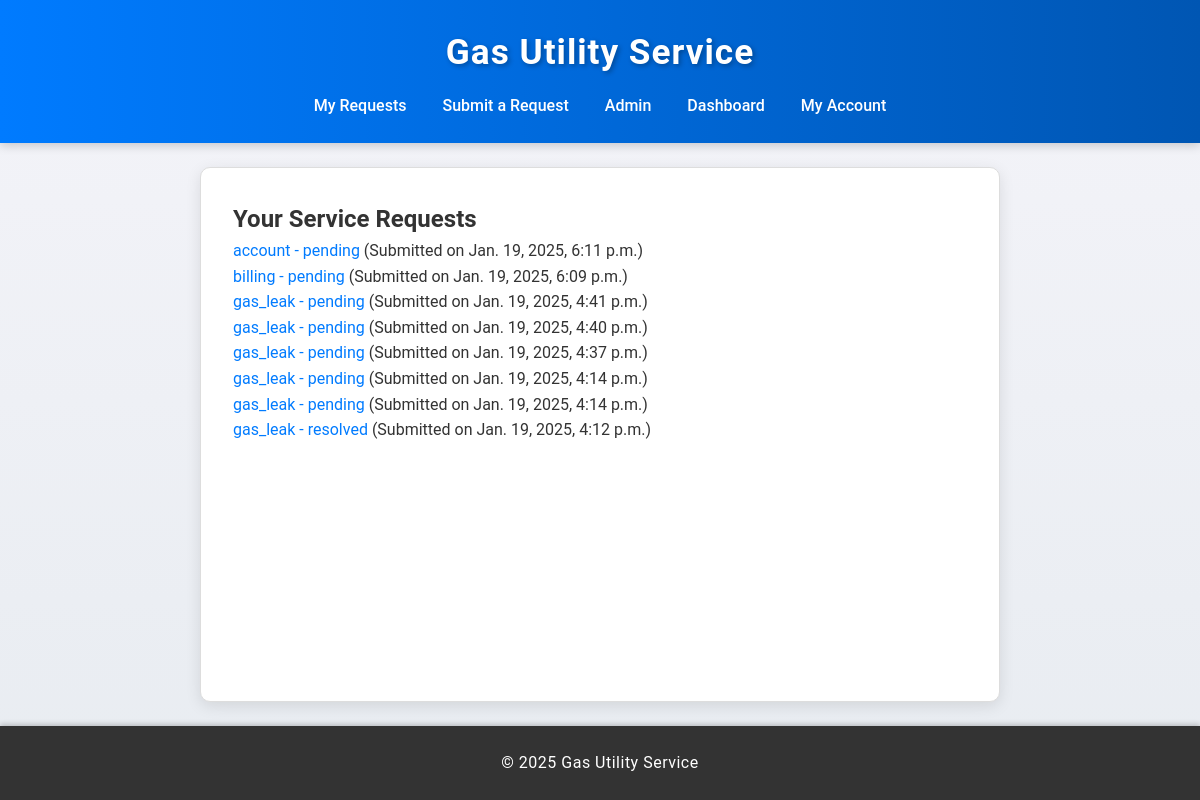
/service-requests/ (signed in), run on an earlier commit of the app's database.
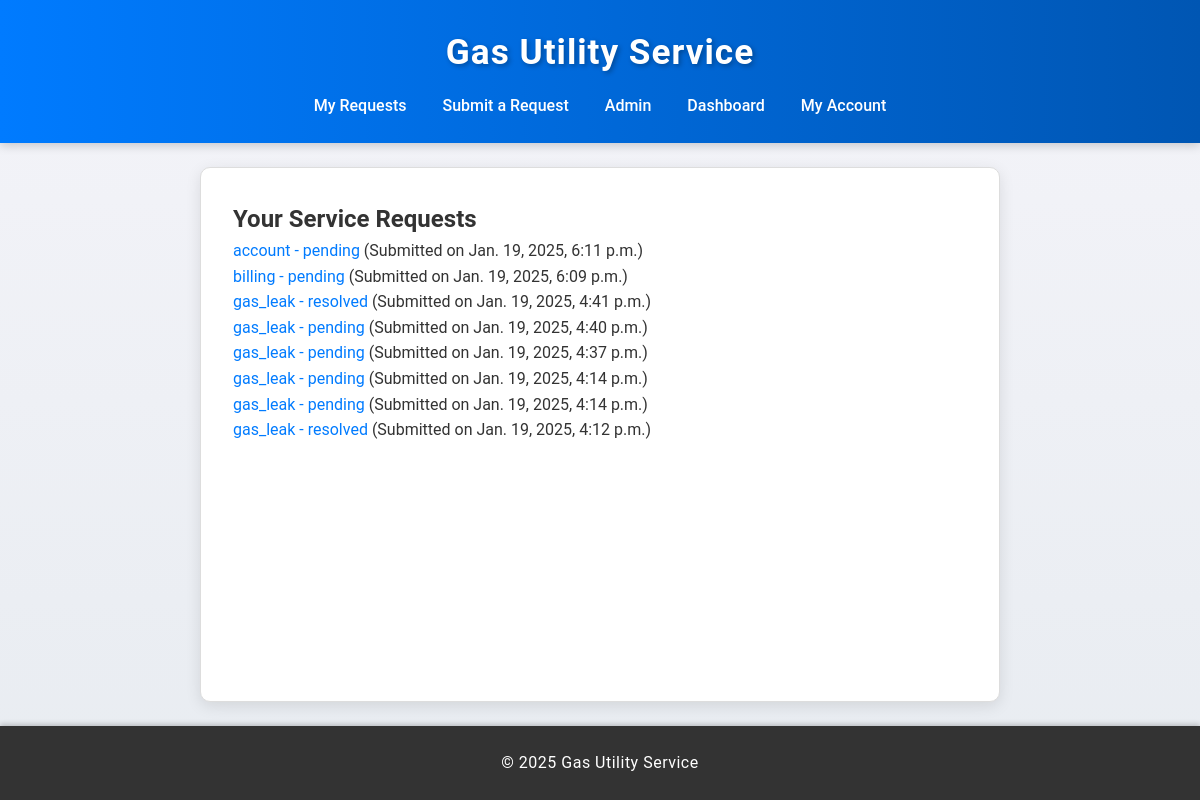
And on a later commit of the database.
### service_requests/models.py (models this page shows)
class ServiceRequest(models.Model):
    SERVICE_TYPES = [
        ('gas_leak', 'Gas Leak'),
        ('billing', 'Billing Issue'),
        ('account', 'Account Update'),
    ]
    STATUS_CHOICES = [
        ('pending', 'Pending'),
        ('in_progress', 'In Progress'),
        ('resolved', 'Resolved'),
    ]
    customer = models.ForeignKey(Customer, on_delete=models.CASCADE)
    service_type = models.CharField(max_length=20, choices=SERVICE_TYPES)
    description = models.TextField()
    status = models.CharField(max_length=20, choices=STATUS_CHOICES, default='pending')
    created_at = models.DateTimeField(auto_now_add=True)
    updated_at = models.DateTimeField(auto_now=True)
    resolved_at = models.DateTimeField(null=True, blank=True)
    attachments = models.FileField(upload_to='attachments/', blank=True, null=True)
    response = models.TextField(null=True, blank=True)  # Add the response field here

### service_requests/views.py (the view)
# urls.py: path('service-requests/', views.ServiceRequestListView.as_view(), name='list_service_requests'),
class ServiceRequestListView(LoginRequiredMixin, ListView):
    model = ServiceRequest
    template_name = 'service_requests/list_service_requests.html'
    context_object_name = 'service_requests'
    def get_queryset(self):
        try:
            return ServiceRequest.objects.filter(customer=self.request.user.customer).order_by('-created_at')
        except AttributeError:
            return ServiceRequest.objects.none()

### service_requests/templates/service_requests/list_service_requests.html
{% extends "base.html" %}
{% block content %}
    <h2>Your Service Requests</h2>
    <ul>
        {% for request in service_requests %}
            <li>
                <a href="{% url 'service_request_detail' request.pk %}">
                    {{ request.service_type }} - {{ request.status }}
                </a>
                (Submitted on {{ request.created_at }})
            </li>
        {% empty %}
            <li>No service requests found.</li>
        {% endfor %}
    </ul>
{% endblock %}

What changed in the data, as far as the page shows it:
changed ServiceRequest "Jan. 19, 2025, 4:41 p.m.": status "pending" → "resolved"
